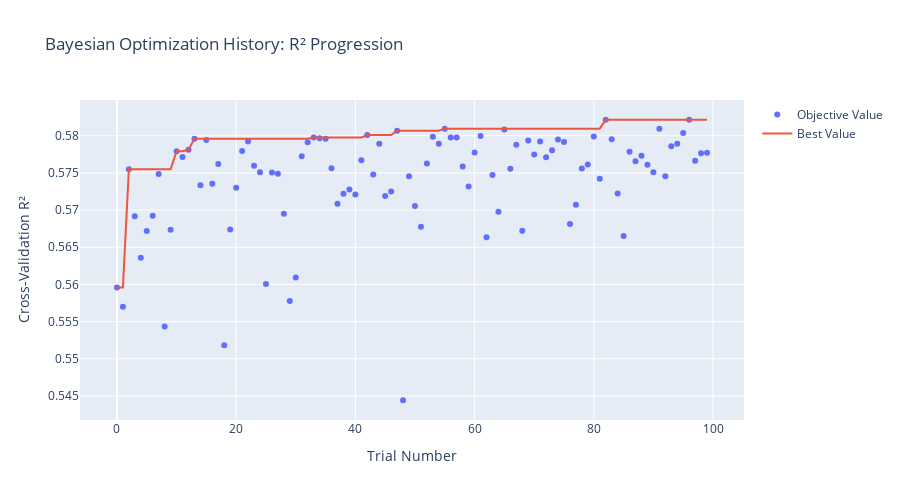

Notebook code cell kept with this figure:
### Markdown cell above
---
## 7. 視覺化 1：最佳化歷程

繪製每次 trial 的 R² 變化，觀察 Optuna 如何快速收斂至最優區域。

### Code cell
# Optuna 內建視覺化
fig = plot_optimization_history(study)
fig.update_layout(
    title="Bayesian Optimization History: R² Progression",
    xaxis_title="Trial Number",
    yaxis_title="Cross-Validation R²",
    width=900,
    height=500
)
fig.show()

# 儲存圖片
fig.write_image(FIG_DIR / 'optuna_optimization_history.png', width=900, height=500)
print(f"✓ 圖片已儲存: {FIG_DIR / 'optuna_optimization_history.png'}")
